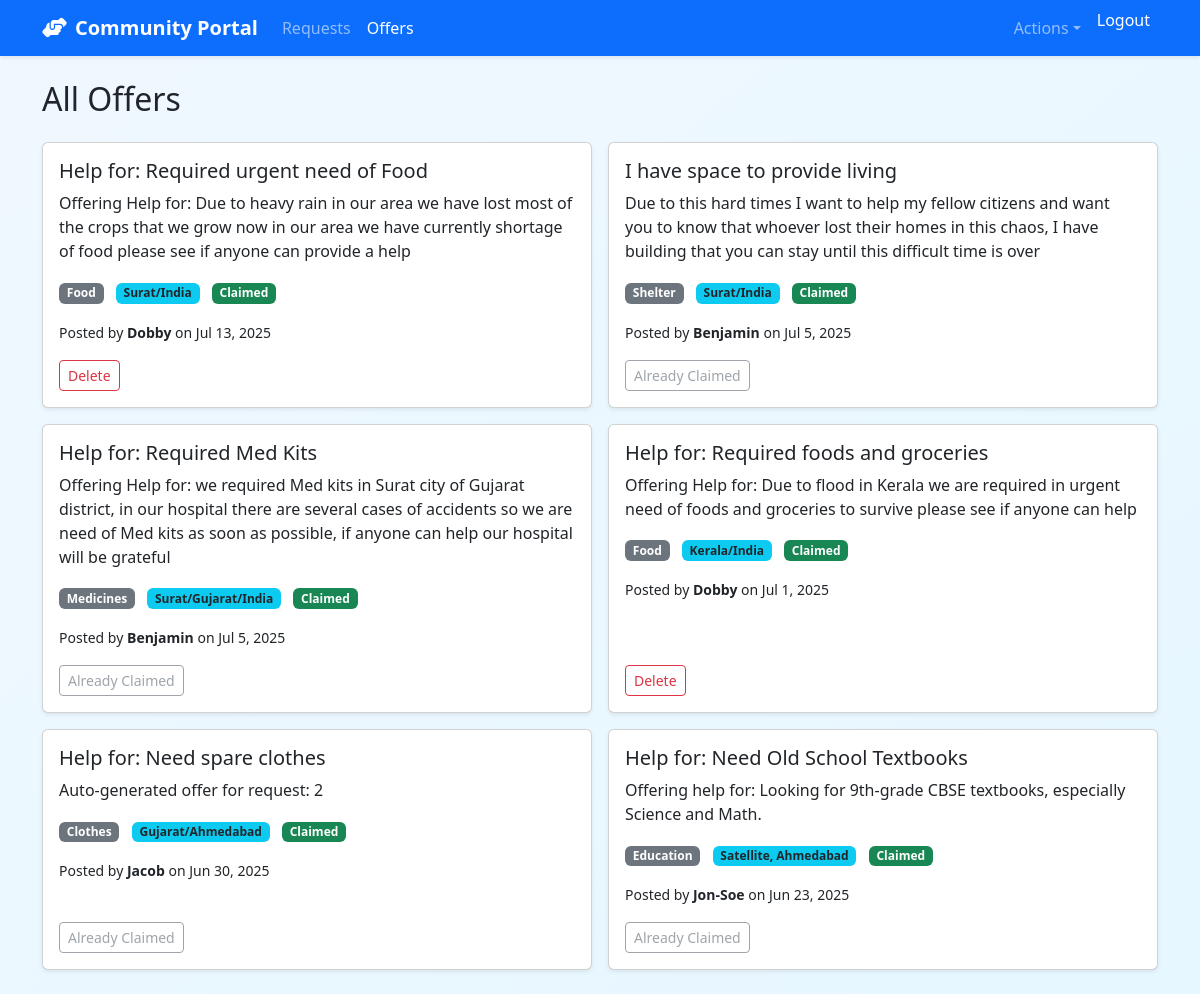
Page /offers/ (signed in) on the committed database.
### core/models.py (models this page shows, shortened)
class Offer(models.Model):
    STATUS_CHOICES = (
        ('available', 'Available'),
        ('claimed', 'Claimed'),
        ('cancelled', 'Cancelled'),
    )
    user = models.ForeignKey(CustomUser, on_delete=models.CASCADE, related_name='offers')
    title = models.CharField(max_length=200)
    description = models.TextField()
    category = models.ForeignKey(Category, on_delete=models.SET_NULL, null=True, blank=True)
    location = models.CharField(max_length=100)
    status = models.CharField(max_length=20, choices=STATUS_CHOICES, default='available')
    created_at = models.DateTimeField(default=timezone.now)
    linked_request = models.ForeignKey(Request, null=True, blank=True, on_delete=models.CASCADE, related_name='offers')
    class Meta:
        ordering = ['-created_at']

class Category(models.Model):
    name = models.CharField(max_length=100)
    class Meta:
        verbose_name_plural = "Categories"

class CustomUser(AbstractUser):
    location = models.CharField(max_length=100, blank=True, null=True)
    phone_number = models.CharField(max_length=20, blank=True, null=True)

### core/views.py (the view)
# urls.py: path('offers/', views.offer_list, name='offer_list'),
@login_required
def offer_list(request):
    offers = Offer.objects.all()
    return render(request, 'core/offer_list.html', {'offers': offers})

### core/templates/core/offer_list.html (shortened to what this page needs)
{% extends 'core/base.html' %}
{% block content %}
<h2 class="mb-4">All Offers</h2>
<div class="row g-3">
  {% for offer in offers %}
    <div class="col-md-6">
      <div class="card h-100 shadow-sm">
        <div class="card-body d-flex flex-column">
          <h5 class="card-title">{{ offer.title }}</h5>
          <p class="card-text">{{ offer.description }}</p>
          <ul class="list-inline mb-3">
            <li class="list-inline-item">
              <span class="badge bg-secondary">{{ offer.category.name }}</span>
            </li>
            <li class="list-inline-item">
              <span class="badge bg-info text-dark">{{ offer.location }}</span>
            </li>
            <li class="list-inline-item">
              {% if offer.status == 'claimed' %}
                <span class="badge bg-success">Claimed</span>
              {% else %}
                <span class="badge bg-warning text-dark">Available</span>
              {% endif %}
            </li>
          </ul>
          <p><small>Posted by <strong>{{ offer.user.username }}</strong> on {{ offer.created_at|date:"M j, Y" }}</small></p>
          <div class="mt-auto d-flex justify-content-between">
            {% if offer.user == request.user %}
              <a href="{% url 'delete_offer' offer.id %}" class="btn btn-outline-danger btn-sm">Delete</a>
            {% elif offer.status != 'claimed' %}
              <a href="{% url 'claim_offer' offer.id %}" class="btn btn-outline-success btn-sm">Claim</a>
            {% else %}
              <button class="btn btn-outline-secondary btn-sm" disabled>Already Claimed</button>
            {% endif %}
          </div>
        </div>
      </div>
    </div>
  {% empty %}
    <p>No offers available yet.</p>
  {% endfor %}
</div>
{% endblock %}

### core/templates/core/base.html (style rules this page uses)
body { background: linear-gradient(to bottom right, #f0f8ff, #e6f7ff); min-height: 100vh; }

### rows in the picture
Offer: title "Help for: Required urgent need of Food", description "Offering Help for: Due to heavy rain in our area we have lost most of the crops that we grow now in our area we have currently shortage of food please see if anyone can provide a help", category.name "Food", location "Surat/India", status "Claimed", user.username "Dobby", created_at "Jul 13, 2025", shows "Delete"
Offer: title "I have space to provide living", description "Due to this hard times I want to help my fellow citizens and want you to know that whoever lost their homes in this chaos, I have building that you can stay until this difficult time is over", category.name "Shelter", location "Surat/India", status "Claimed", user.username "Benjamin", created_at "Jul 5, 2025"
Offer: title "Help for: Required Med Kits", description "Offering Help for: we required Med kits in Surat city of Gujarat district, in our hospital there are several cases of accidents so we are need of Med kits as soon as possible, if anyone can help our hospital will be grateful", category.name "Medicines", location "Surat/Gujarat/India", status "Claimed", user.username "Benjamin", created_at "Jul 5, 2025"
Offer: title "Help for: Required foods and groceries", description "Offering Help for: Due to flood in Kerala we are required in urgent need of foods and groceries to survive please see if anyone can help", category.name "Food", location "Kerala/India", status "Claimed", user.username "Dobby", created_at "Jul 1, 2025", shows "Delete"
Offer: title "Help for: Need spare clothes", description "Auto-generated offer for request: 2", category.name "Clothes", location "Gujarat/Ahmedabad", status "Claimed", user.username "Jacob", created_at "Jun 30, 2025"
Offer: title "Help for: Need Old School Textbooks", description "Offering help for: Looking for 9th-grade CBSE textbooks, especially Science and Math.", category.name "Education", location "Satellite, Ahmedabad", status "Claimed", user.username "Jon-Soe", created_at "Jun 23, 2025"
